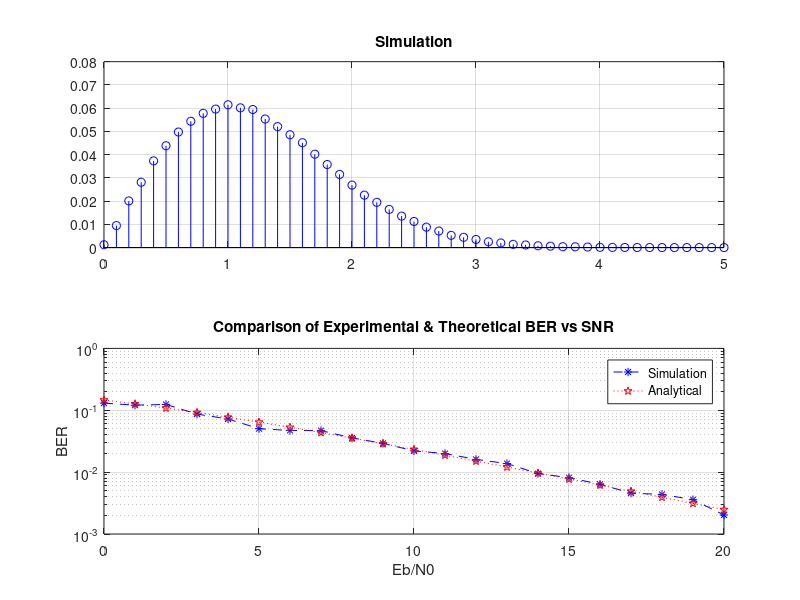

The MATLAB source for this figure:
%Rayleigh PDF
clc;
clear all;
close all;
N=200000; x=0:0.1:5; sigma=1; u=rand(1,N);
r=sigma*sqrt(-2*log(u)); %Rayleigh distributed random data
pdf=(x/sigma^2).*exp(-(x/sigma).^2/2); %Theoretical pdf
figure(1)
subplot(2,1,1)
z=hist(r, x);
zn=z/sum(z);
stem(x, zn, 'b')
grid on
title('Simulation')
subplot(2,1,2)
stem(x,pdf/sum(pdf))
grid on
title('Theoritical')


%Comparison of Theoretical and analytical BER vs SNR
%Initialization of parameters
clc
clear all
close all
Eb=1; %energy per bit
Eb_N0_dB=0:1:20; %range of Eb/N0
N0=Eb*10.^(-Eb_N0_dB/10);
%The range of N0
sigma=1;
BER=zeros(1,length(Eb_N0_dB));
%initialization of array
for i=1:length(Eb_N0_dB);
    no_error=0; no_bit=0;
    %taking m = 0 i.e. all 0s are transmitted
    while no_error<=100
        u=rand; x=sigma*sqrt(-2*log(u));
        noise=sqrt(N0(i))*randn;
        %normal pdf with var of No
        y=x*sqrt(Eb)+noise;
        if y<=0
            y_d=1;
        else
            y_d=0;
        end %end of if statement
        no_bit=no_bit+1;
        no_error=no_error+y_d;
    end %end of while loop
    BER(i)=no_error/no_bit;
end %end of for loop
rho=(Eb./N0)* sigma*sigma;
Pb=0.5*(1-sqrt(rho./(1+rho)));
semilogy(Eb_N0_dB, BER, '--b*',Eb_N0_dB, Pb, ':rp')
legend('Simulation','Analytical')
xlabel('Eb/N0')
ylabel('BER')
title("Comparison of Experimental & Theoretical BER vs SNR")
grid on
